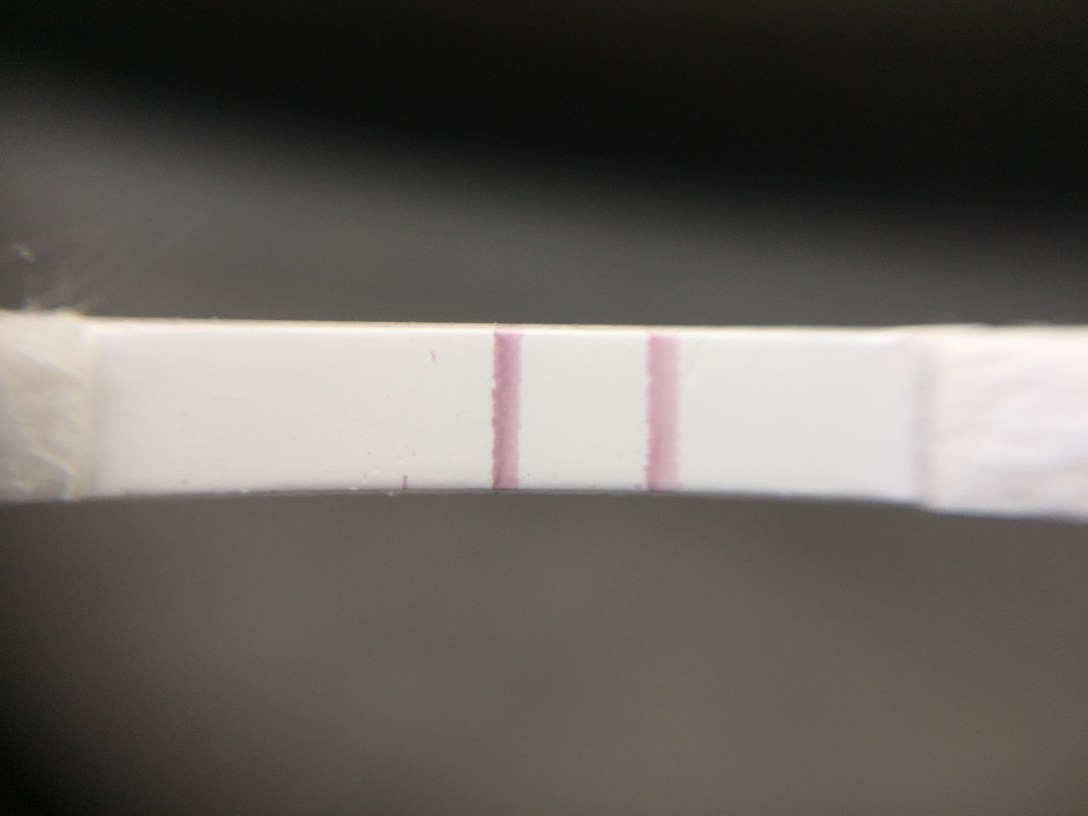
#> input picture image_segmentation/10^-1/IMG_3086.JPG, 3264 x 2448 px (shown at 1/3 size)
$ python code.py
#> lines starting #> are read from the running program, lines starting #| are printed output that depends on the picture; after the words box and inside, x2 and y2 are one past the last pixel; in counts of white or black regions, pixels touching at a corner belong together
import numpy as np
import cv2 as cv
from matplotlib import pyplot as plt
import glob

filename = input("Enter Folder Name in which images are stored in .JPG/.png format : ")
#> the answer given: 10^-1
print("Psress any key to move to next image in the folder.")

for image in glob.glob(filename+'/*.*'):
	try :
		#reading image from the folder
		img1 = cv.imread(image)
#> img1 is the input picture: shape (2448, 3264, 3); mean B, G, R 91, 96.8, 100.5

		#resizing image
		img = cv.resize(img1,(0,0),fx=0.25,fy=0.25, interpolation = cv.INTER_CUBIC)

		#converting image to grayscale
		gray = cv.cvtColor(img,cv.COLOR_BGR2GRAY)

		#Separation based on the variation of intensity between the object pixels and the background pixels
		ret, thresh = cv.threshold(gray,0,255,cv.THRESH_BINARY_INV+cv.THRESH_OTSU)
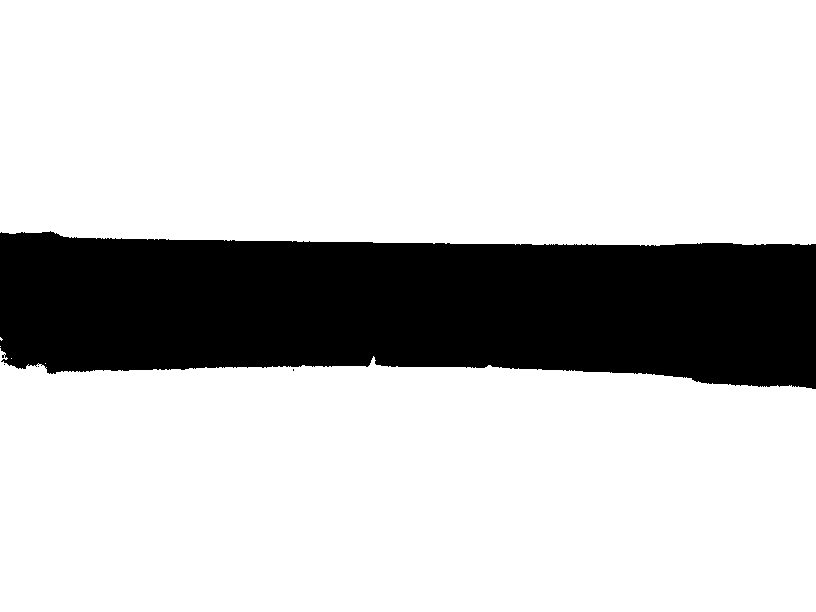
#> thresh: shape (612, 816); 78.8% white; 4 black regions (3 under 20 px), largest, box (x1, y1, x2, y2) and area: (0, 231, 816, 389) 105706
#> ret = 139

		cv.imshow('gray' , gray)

		#noise removal
		kernel = np.ones((3,3),np.uint8)
		opening = cv.morphologyEx(thresh,cv.MORPH_OPEN,kernel,iterations = 2)
#> opening: shape (612, 816); 78.8% white; 1 black region, box (x1, y1, x2, y2) and area: (0, 231, 816, 389) 106024

		#sure background area
		sure_bg = cv.dilate(opening,kernel,iterations = 3)
#> sure_bg: shape (612, 816); 79.8% white; 1 black region, box (x1, y1, x2, y2) and area: (0, 235, 816, 386) 100802
		cv.imshow('sure_background',sure_bg)

		#finding sure foreground area
		dist_transform = cv.distanceTransform(opening,cv.DIST_L2,5)
		ret, sure_fg = cv.threshold(dist_transform,0.7*dist_transform.max(),255,0)
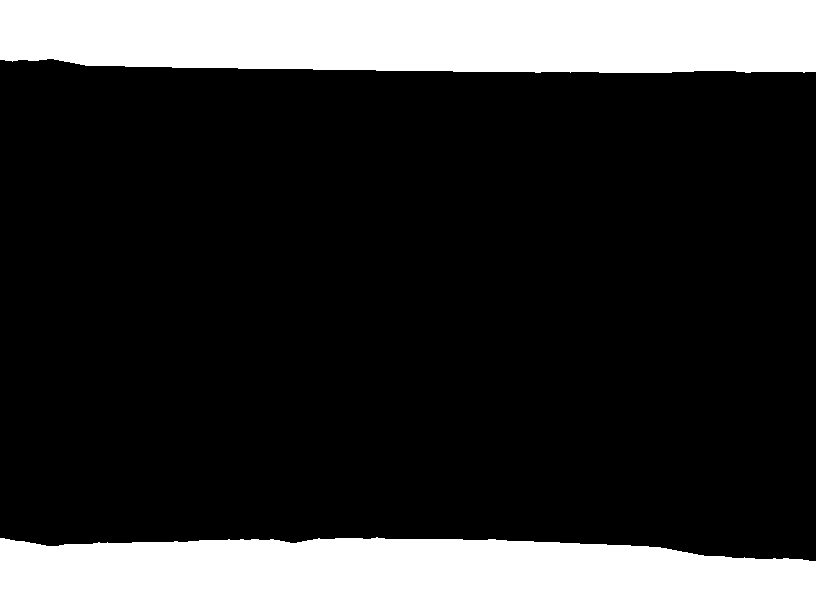
#> sure_fg: shape (612, 816) float32; 22.4% white; 2 white regions, box (x1, y1, x2, y2) and area: (0, 0, 816, 73) 56706, (0, 537, 816, 612) 55311
#> ret = 172.8
		cv.imshow('sure_foreground',sure_fg)

		#finding unknown region
		sure_fg = np.uint8(sure_fg)
		unknown = cv.subtract(sure_bg,sure_fg)
#> unknown: shape (612, 816); 57.4% white; 3 black regions, box (x1, y1, x2, y2) and area: (0, 235, 816, 386) 100802, (0, 0, 816, 73) 56706, (0, 537, 816, 612) 55311
		cv.imshow('not_sure',unknown)

		#Marker labelling
		ret,markers =cv.connectedComponents(sure_fg)
#> markers: shape (612, 816) int32; 3 distinct labels, from 0 to 2
#> ret = 3

		#Add one to all labels so that sure background is not 0, but 1
		markers = markers+1
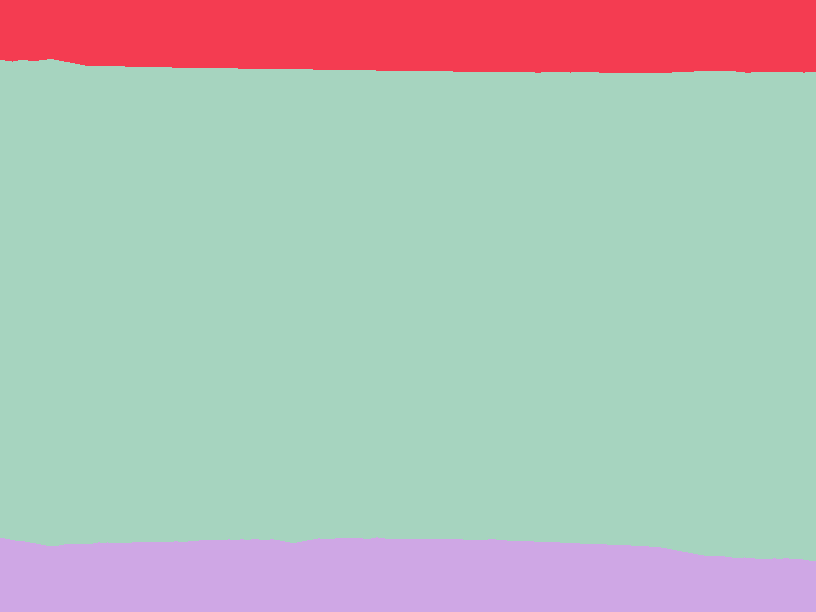
#> markers: shape (612, 816) int32; 3 distinct labels, from 1 to 3; one colour per label, 0 black

		#Now, marking the region of unknown with zero
		markers[unknown==255]=0
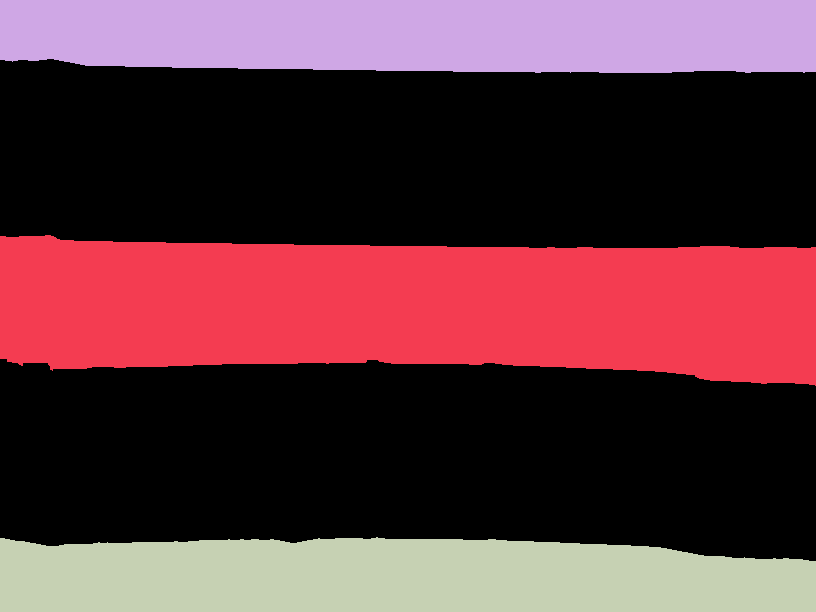
#> markers: shape (612, 816) int32; 4 distinct labels, from 0 to 3; one colour per label, 0 black

		#applying watershed algorithm to mark the boundary region
		markers = cv.watershed(img,markers)
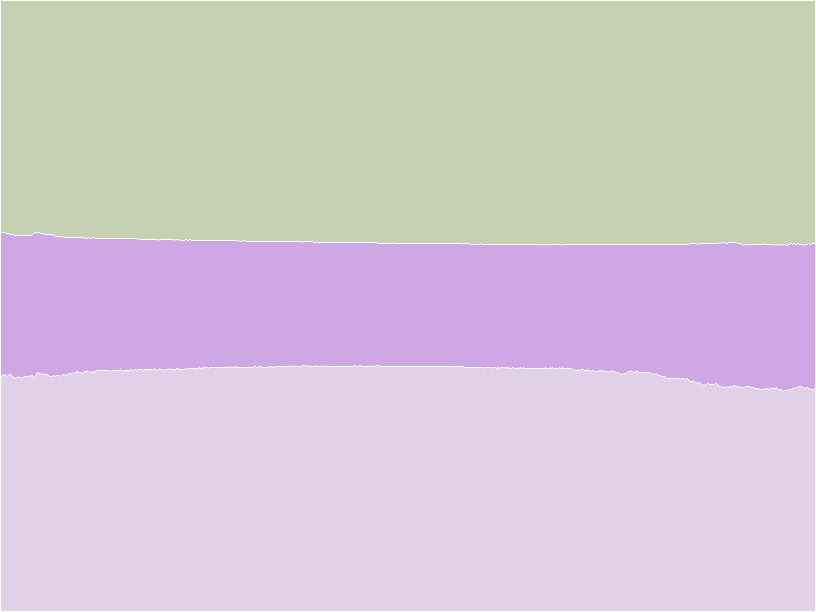
#> markers: shape (612, 816) int32; 4 distinct labels, from -1 to 3; one colour per label, 0 black, -1 white
		img[markers == -1] = [255,0,0]
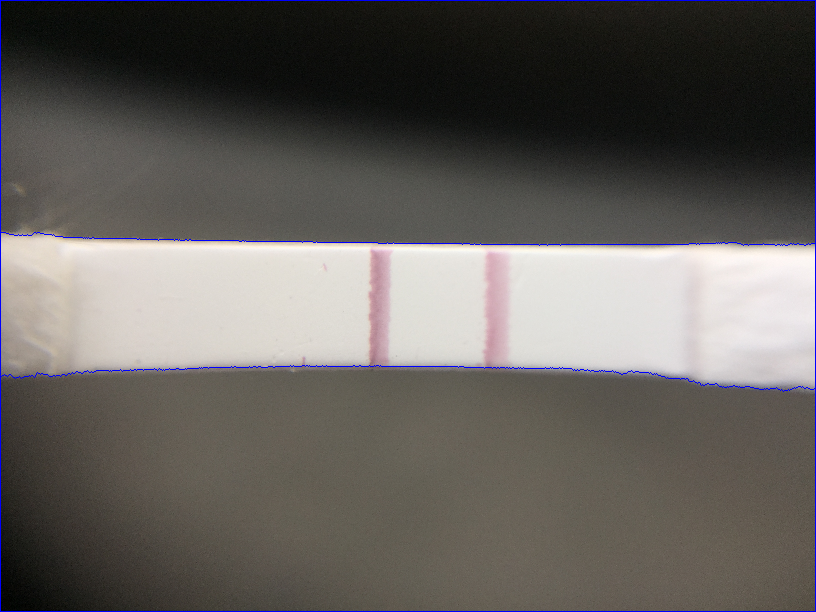
#> img: shape (612, 816, 3); mean B, G, R 92.5, 95.9, 99.5

		cv.imshow('thresh',thresh)

		width, height = thresh.shape
#> width = 612; height = 816

		#finding the region of interest
		count=0
		for i in range(width):
			if 0 in thresh[i]:
				count+=1
				if count>=10:
					start = i
					break
#> after the loop, count = 10
		count=0
		for i in range(width-1,0,-1):
			if 0 in thresh[i]:
				count+=1
				if count>=10:
					end = i
					break
#> after the loop, count = 10
		ROI = img[start:end, 0:height]
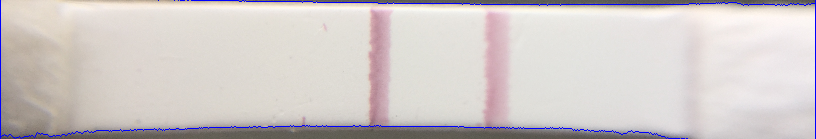
#> ROI: shape (139, 816, 3); mean B, G, R 201, 202.1, 208.6

		cv.imshow('ROI',ROI)
		if 'png' in str(image):
			cv.imwrite(str(image)+'_ROI.png',ROI) #saving output image
		if 'JPG' in str(image):
			cv.imwrite(str(image)+'_ROI.JPG',ROI) #saving output image

		cv.waitKey(0) #Waits till any key is pressed
		cv.destroyAllWindows() #close all opened window

	except Exception as e :
		print(e)
#> pass 2 of the loop `for image in glob.glob(filename+'/*.*'):`:
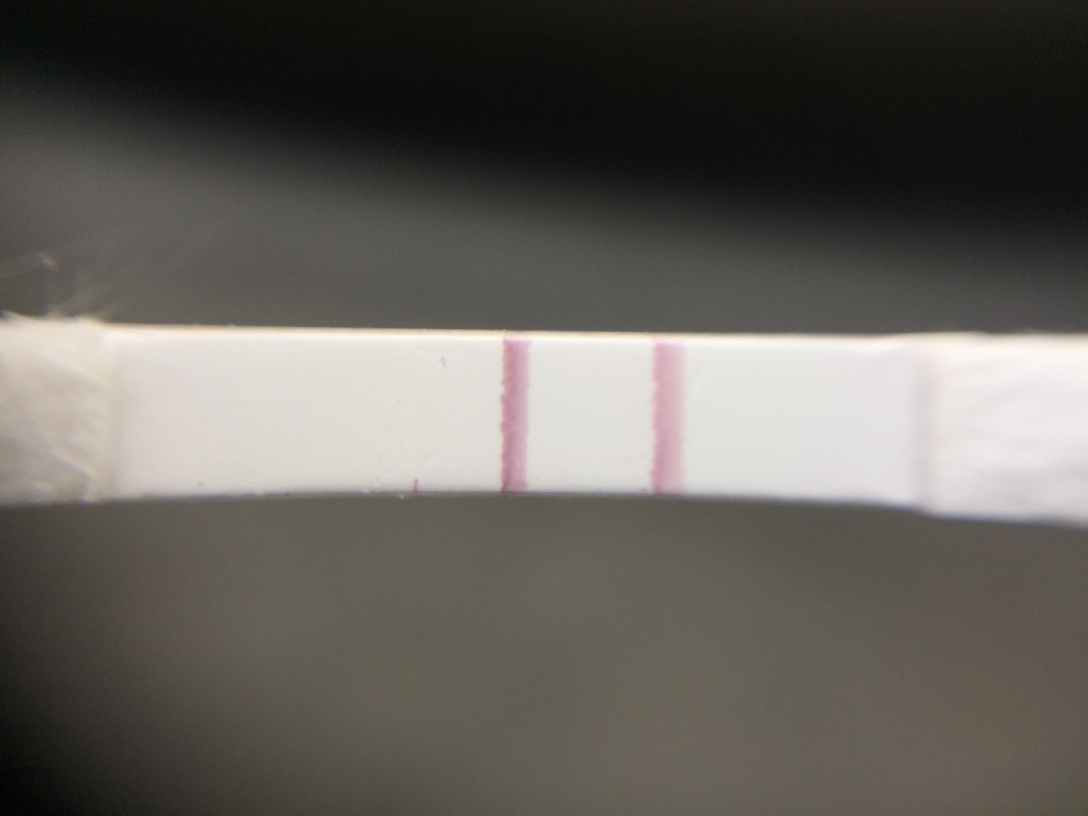
#> input picture image_segmentation/10^-1/IMG_3087.JPG, 3264 x 2448 px (shown at 1/3 size)
#> img1 is the input picture: shape (2448, 3264, 3); mean B, G, R 90.5, 96.2, 99.8
#> `ret, thresh = cv.threshold(gray,0,255,cv.THRESH_BINARY_INV+cv.THRESH_O..`:
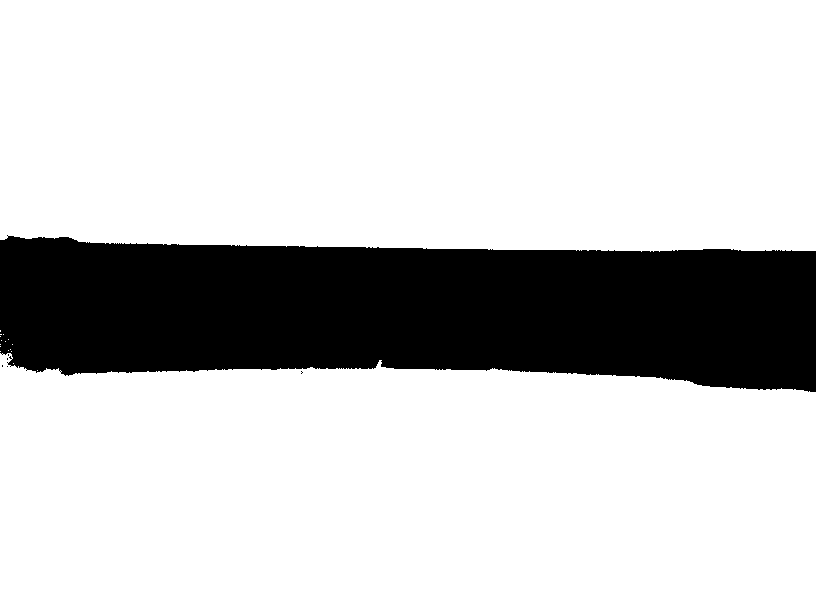
#> thresh: shape (612, 816); 79.3% white; 6 black regions (5 under 20 px), largest, box (x1, y1, x2, y2) and area: (0, 235, 816, 392) 103317
#> `ret, thresh = cv.threshold(gray,0,255,cv.THRESH_BINARY_INV+cv.THRESH_O..`: ret = 140
#> opening: shape (612, 816); 79.2% white; 1 black region, box (x1, y1, x2, y2) and area: (0, 235, 816, 392) 103625
#> sure_bg: shape (612, 816); 80.3% white; 1 black region, box (x1, y1, x2, y2) and area: (0, 239, 816, 389) 98366
#> sure_fg: shape (612, 816) float32; 21.9% white; 2 white regions, box (x1, y1, x2, y2) and area: (0, 0, 816, 76) 58542, (0, 542, 816, 612) 50897
#> `ret, sure_fg = cv.threshold(dist_transform,0.7*dist_transform.max(),25..`: ret = 175.7
#> unknown: shape (612, 816); 58.4% white; 3 black regions, box (x1, y1, x2, y2) and area: (0, 239, 816, 389) 98366, (0, 0, 816, 76) 58542, (0, 542, 816, 612) 50897
#> `ret,markers =cv.connectedComponents(sure_fg)`: ret = 3
#> after the loop `for i in range(width):`: count = 10
#> `ROI = img[start:end, 0:height]`:
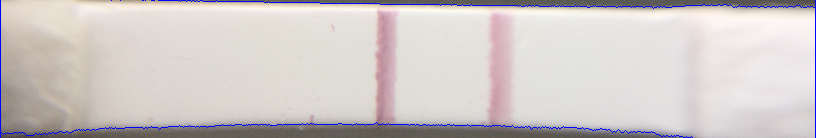
#> ROI: shape (138, 816, 3); mean B, G, R 200.2, 201.1, 207.5
